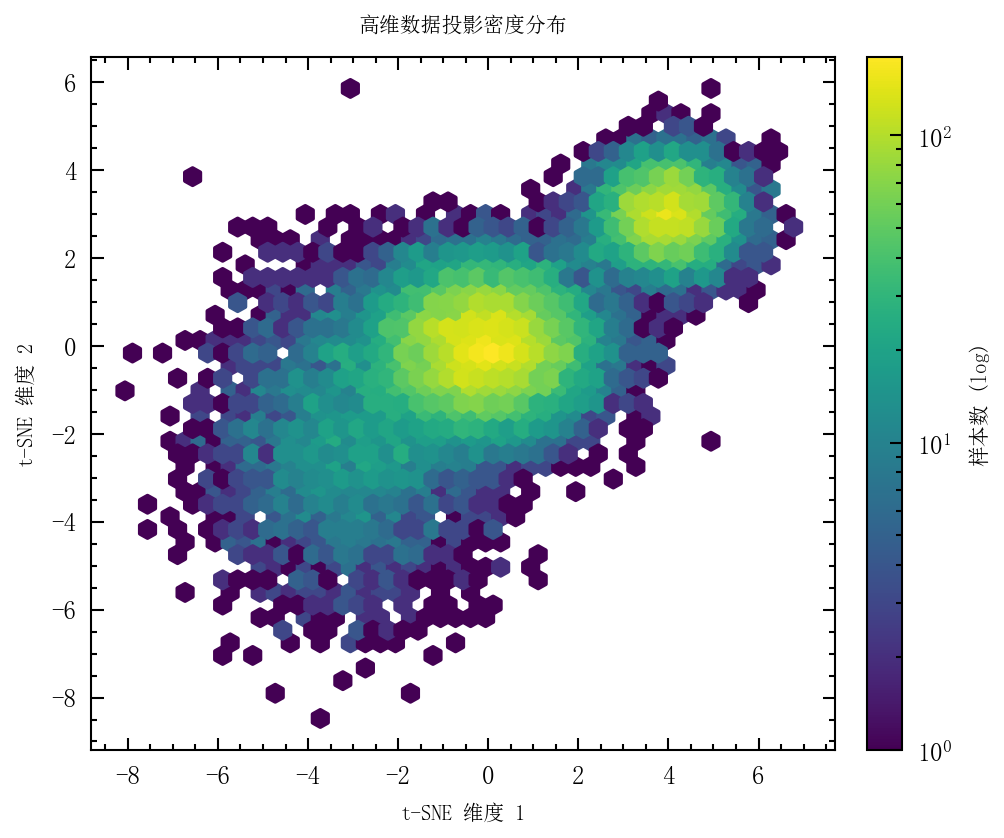

The Python source for this figure:
"""
17_hexbin.py — 六边形密度图

展示 plot_hexbin()：20000 个样本的二维联合分布（模拟高维数据
投影后的密度），解决大样本散点过度绘制问题。
"""

import numpy as np
import sciplot as sp

np.random.seed(42)

# ── 数据生成 ──────────────────────────────────────────────────
# 模拟三个混合簇的 2D 投影（20000 点）
rnd = np.random.default_rng(42)
n = 20000

# 簇 1：主簇
x1 = rnd.normal(0, 1.2, int(n * 0.6))
y1 = rnd.normal(0, 1.0, int(n * 0.6))
# 簇 2：右上小簇
x2 = rnd.normal(4, 0.8, int(n * 0.25))
y2 = rnd.normal(3, 0.7, int(n * 0.25))
# 簇 3：左下拖尾
x3 = rnd.normal(-3, 1.5, int(n * 0.15))
y3 = rnd.normal(-2, 1.8, int(n * 0.15))

x = np.concatenate([x1, x2, x3])
y = np.concatenate([y1, y2, y3])

# ── 绘图 ──────────────────────────────────────────────────────
sp.setup_style("ieee", "ocean", lang="zh")

fig, ax = sp.plot_hexbin(
    x,
    y,
    gridsize=45,
    bins="log",
    cmap="viridis",
    xlabel="t-SNE 维度 1",
    ylabel="t-SNE 维度 2",
    colorbar_label="样本数 (log)",
    title="高维数据投影密度分布",
)

# ── 保存 ──────────────────────────────────────────────────────
sp.save(fig, "showcase/17_hexbin", formats=("png",), dpi=300)
